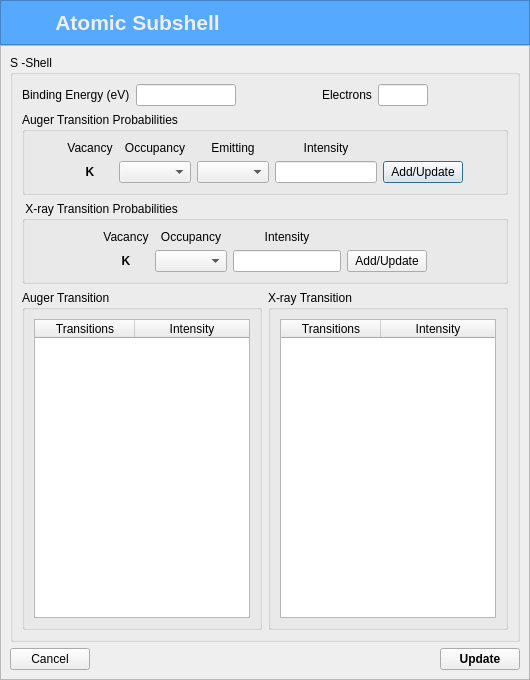
<?xml version="1.0" encoding="UTF-8"?>
<ui version="4.0">
 <class>AtomicSubshellDialog</class>
 <widget class="QDialog" name="AtomicSubshellDialog">
  <property name="geometry">
   <rect>
    <x>0</x>
    <y>0</y>
    <width>530</width>
    <height>680</height>
   </rect>
  </property>
  <property name="windowTitle">
   <string>Atomic Subshell DES</string>
  </property>
  <layout class="QVBoxLayout" name="verticalLayout">
   <property name="spacing">
    <number>0</number>
   </property>
   <property name="leftMargin">
    <number>0</number>
   </property>
   <property name="topMargin">
    <number>0</number>
   </property>
   <property name="rightMargin">
    <number>0</number>
   </property>
   <property name="bottomMargin">
    <number>0</number>
   </property>
   <item>
    <widget class="QFrame" name="frame_top">
     <property name="styleSheet">
      <string notr="true">background-color: rgb(85, 170, 255);
color: rgb(238, 238, 238)
</string>
     </property>
     <property name="frameShape">
      <enum>QFrame::StyledPanel</enum>
     </property>
     <property name="frameShadow">
      <enum>QFrame::Raised</enum>
     </property>
     <layout class="QGridLayout" name="gridLayout">
      <item row="0" column="0">
       <widget class="QLabel" name="label_titleApp">
        <property name="sizePolicy">
         <sizepolicy hsizetype="Expanding" vsizetype="Preferred">
          <horstretch>0</horstretch>
          <verstretch>0</verstretch>
         </sizepolicy>
        </property>
        <property name="font">
         <font>
          <pointsize>16</pointsize>
          <bold>true</bold>
         </font>
        </property>
        <property name="text">
         <string>Atomic Subshell</string>
        </property>
        <property name="alignment">
         <set>Qt::AlignCenter</set>
        </property>
       </widget>
      </item>
      <item row="0" column="1">
       <spacer name="horizontalSpacer_2">
        <property name="orientation">
         <enum>Qt::Horizontal</enum>
        </property>
        <property name="sizeHint" stdset="0">
         <size>
          <width>40</width>
          <height>20</height>
         </size>
        </property>
       </spacer>
      </item>
     </layout>
    </widget>
   </item>
   <item>
    <widget class="QFrame" name="frame">
     <property name="sizePolicy">
      <sizepolicy hsizetype="Expanding" vsizetype="Expanding">
       <horstretch>0</horstretch>
       <verstretch>0</verstretch>
      </sizepolicy>
     </property>
     <property name="frameShape">
      <enum>QFrame::StyledPanel</enum>
     </property>
     <property name="frameShadow">
      <enum>QFrame::Raised</enum>
     </property>
     <layout class="QVBoxLayout" name="verticalLayout_2">
      <item>
       <widget class="QGroupBox" name="groupBox_main">
        <property name="title">
         <string>S -Shell </string>
        </property>
        <layout class="QGridLayout" name="gridLayout_2">
         <item row="0" column="0" colspan="2">
          <layout class="QHBoxLayout" name="horizontalLayout_2">
           <item>
            <widget class="QLabel" name="label">
             <property name="text">
              <string>Binding Energy (eV)</string>
             </property>
            </widget>
           </item>
           <item>
            <widget class="QLineEdit" name="lineEdit_energy">
             <property name="sizePolicy">
              <sizepolicy hsizetype="Fixed" vsizetype="Fixed">
               <horstretch>0</horstretch>
               <verstretch>0</verstretch>
              </sizepolicy>
             </property>
             <property name="maximumSize">
              <size>
               <width>100</width>
               <height>16777215</height>
              </size>
             </property>
            </widget>
           </item>
           <item>
            <spacer name="horizontalSpacer_8">
             <property name="orientation">
              <enum>Qt::Horizontal</enum>
             </property>
             <property name="sizeHint" stdset="0">
              <size>
               <width>40</width>
               <height>20</height>
              </size>
             </property>
            </spacer>
           </item>
           <item>
            <widget class="QLabel" name="label_3">
             <property name="text">
              <string>Electrons</string>
             </property>
            </widget>
           </item>
           <item>
            <widget class="QLineEdit" name="lineEdit_electrons">
             <property name="sizePolicy">
              <sizepolicy hsizetype="Preferred" vsizetype="Fixed">
               <horstretch>0</horstretch>
               <verstretch>0</verstretch>
              </sizepolicy>
             </property>
             <property name="maximumSize">
              <size>
               <width>50</width>
               <height>16777215</height>
              </size>
             </property>
            </widget>
           </item>
           <item>
            <spacer name="horizontalSpacer_10">
             <property name="orientation">
              <enum>Qt::Horizontal</enum>
             </property>
             <property name="sizeHint" stdset="0">
              <size>
               <width>40</width>
               <height>20</height>
              </size>
             </property>
            </spacer>
           </item>
          </layout>
         </item>
         <item row="1" column="0" colspan="2">
          <widget class="QGroupBox" name="groupBox">
           <property name="title">
            <string>Auger Transition Probabilities</string>
           </property>
           <layout class="QGridLayout" name="gridLayout_10">
            <item row="0" column="0">
             <spacer name="horizontalSpacer">
              <property name="orientation">
               <enum>Qt::Horizontal</enum>
              </property>
              <property name="sizeHint" stdset="0">
               <size>
                <width>40</width>
                <height>20</height>
               </size>
              </property>
             </spacer>
            </item>
            <item row="0" column="1">
             <layout class="QGridLayout" name="gridLayout_8">
              <item row="0" column="0">
               <widget class="QLabel" name="label_6">
                <property name="text">
                 <string>Vacancy</string>
                </property>
                <property name="alignment">
                 <set>Qt::AlignCenter</set>
                </property>
               </widget>
              </item>
              <item row="0" column="1">
               <widget class="QLabel" name="label_7">
                <property name="text">
                 <string>Occupancy</string>
                </property>
                <property name="alignment">
                 <set>Qt::AlignCenter</set>
                </property>
               </widget>
              </item>
              <item row="0" column="2">
               <widget class="QLabel" name="label_8">
                <property name="text">
                 <string>Emitting</string>
                </property>
                <property name="alignment">
                 <set>Qt::AlignCenter</set>
                </property>
               </widget>
              </item>
              <item row="0" column="3">
               <widget class="QLabel" name="label_9">
                <property name="text">
                 <string>Intensity</string>
                </property>
                <property name="alignment">
                 <set>Qt::AlignCenter</set>
                </property>
               </widget>
              </item>
              <item row="1" column="0">
               <widget class="QLabel" name="label_vacancy">
                <property name="font">
                 <font>
                  <bold>true</bold>
                 </font>
                </property>
                <property name="text">
                 <string>K</string>
                </property>
                <property name="alignment">
                 <set>Qt::AlignCenter</set>
                </property>
               </widget>
              </item>
              <item row="1" column="1">
               <widget class="QComboBox" name="comboBox_occupancy"/>
              </item>
              <item row="1" column="2">
               <widget class="QComboBox" name="comboBox_emitting"/>
              </item>
              <item row="1" column="3">
               <widget class="QLineEdit" name="lineEdit_intensity">
                <property name="sizePolicy">
                 <sizepolicy hsizetype="Preferred" vsizetype="Fixed">
                  <horstretch>0</horstretch>
                  <verstretch>0</verstretch>
                 </sizepolicy>
                </property>
               </widget>
              </item>
              <item row="1" column="4">
               <widget class="QPushButton" name="pushButton_addAugerTransition">
                <property name="text">
                 <string>Add/Update</string>
                </property>
                <property name="autoDefault">
                 <bool>true</bool>
                </property>
               </widget>
              </item>
             </layout>
            </item>
            <item row="0" column="2">
             <spacer name="horizontalSpacer_3">
              <property name="orientation">
               <enum>Qt::Horizontal</enum>
              </property>
              <property name="sizeHint" stdset="0">
               <size>
                <width>40</width>
                <height>20</height>
               </size>
              </property>
             </spacer>
            </item>
           </layout>
          </widget>
         </item>
         <item row="2" column="0" colspan="2">
          <widget class="QGroupBox" name="groupBox_2">
           <property name="title">
            <string> X-ray Transition Probabilities</string>
           </property>
           <layout class="QGridLayout" name="gridLayout_11">
            <item row="0" column="0">
             <spacer name="horizontalSpacer_4">
              <property name="orientation">
               <enum>Qt::Horizontal</enum>
              </property>
              <property name="sizeHint" stdset="0">
               <size>
                <width>40</width>
                <height>20</height>
               </size>
              </property>
             </spacer>
            </item>
            <item row="0" column="1">
             <layout class="QGridLayout" name="gridLayout_9">
              <item row="0" column="0">
               <widget class="QLabel" name="label_10">
                <property name="text">
                 <string>Vacancy</string>
                </property>
                <property name="alignment">
                 <set>Qt::AlignCenter</set>
                </property>
               </widget>
              </item>
              <item row="0" column="1">
               <widget class="QLabel" name="label_11">
                <property name="text">
                 <string>Occupancy</string>
                </property>
                <property name="alignment">
                 <set>Qt::AlignCenter</set>
                </property>
               </widget>
              </item>
              <item row="1" column="0">
               <widget class="QLabel" name="label_vacancy_x">
                <property name="font">
                 <font>
                  <bold>true</bold>
                 </font>
                </property>
                <property name="text">
                 <string>K</string>
                </property>
                <property name="alignment">
                 <set>Qt::AlignCenter</set>
                </property>
               </widget>
              </item>
              <item row="1" column="1">
               <widget class="QComboBox" name="comboBox_occupancy_x"/>
              </item>
              <item row="1" column="4">
               <widget class="QPushButton" name="pushButton_addXRayTransition">
                <property name="text">
                 <string>Add/Update</string>
                </property>
                <property name="autoDefault">
                 <bool>true</bool>
                </property>
               </widget>
              </item>
              <item row="1" column="2" colspan="2">
               <widget class="QLineEdit" name="lineEdit_intensity_x">
                <property name="sizePolicy">
                 <sizepolicy hsizetype="Preferred" vsizetype="Fixed">
                  <horstretch>0</horstretch>
                  <verstretch>0</verstretch>
                 </sizepolicy>
                </property>
               </widget>
              </item>
              <item row="0" column="2" colspan="2">
               <widget class="QLabel" name="label_13">
                <property name="text">
                 <string>Intensity</string>
                </property>
                <property name="alignment">
                 <set>Qt::AlignCenter</set>
                </property>
               </widget>
              </item>
             </layout>
            </item>
            <item row="0" column="2">
             <spacer name="horizontalSpacer_7">
              <property name="orientation">
               <enum>Qt::Horizontal</enum>
              </property>
              <property name="sizeHint" stdset="0">
               <size>
                <width>40</width>
                <height>20</height>
               </size>
              </property>
             </spacer>
            </item>
           </layout>
          </widget>
         </item>
         <item row="3" column="0">
          <widget class="QGroupBox" name="groupBox_3">
           <property name="title">
            <string>Auger Transition</string>
           </property>
           <layout class="QGridLayout" name="gridLayout_12">
            <item row="0" column="0">
             <widget class="QTableWidget" name="tableWidget_auger">
              <attribute name="horizontalHeaderStretchLastSection">
               <bool>true</bool>
              </attribute>
              <attribute name="verticalHeaderVisible">
               <bool>false</bool>
              </attribute>
              <attribute name="verticalHeaderMinimumSectionSize">
               <number>21</number>
              </attribute>
              <attribute name="verticalHeaderDefaultSectionSize">
               <number>21</number>
              </attribute>
              <column>
               <property name="text">
                <string>Transitions</string>
               </property>
              </column>
              <column>
               <property name="text">
                <string>Intensity</string>
               </property>
              </column>
             </widget>
            </item>
           </layout>
          </widget>
         </item>
         <item row="3" column="1">
          <widget class="QGroupBox" name="groupBox_4">
           <property name="title">
            <string>X-ray Transition</string>
           </property>
           <layout class="QGridLayout" name="gridLayout_13">
            <item row="0" column="0">
             <widget class="QTableWidget" name="tableWidget_xRay">
              <attribute name="horizontalHeaderStretchLastSection">
               <bool>true</bool>
              </attribute>
              <attribute name="verticalHeaderVisible">
               <bool>false</bool>
              </attribute>
              <attribute name="verticalHeaderMinimumSectionSize">
               <number>21</number>
              </attribute>
              <attribute name="verticalHeaderDefaultSectionSize">
               <number>21</number>
              </attribute>
              <column>
               <property name="text">
                <string>Transitions</string>
               </property>
              </column>
              <column>
               <property name="text">
                <string>Intensity</string>
               </property>
              </column>
             </widget>
            </item>
           </layout>
          </widget>
         </item>
        </layout>
       </widget>
      </item>
      <item>
       <layout class="QHBoxLayout" name="horizontalLayout_6">
        <item>
         <widget class="QPushButton" name="cancel_pushButton">
          <property name="text">
           <string>Cancel</string>
          </property>
          <property name="icon">
           <iconset resource="resources.qrc">
            <normaloff>:/Images/cancel.png</normaloff>:/Images/cancel.png</iconset>
          </property>
          <property name="autoDefault">
           <bool>false</bool>
          </property>
         </widget>
        </item>
        <item>
         <spacer name="horizontalSpacer_9">
          <property name="orientation">
           <enum>Qt::Horizontal</enum>
          </property>
          <property name="sizeHint" stdset="0">
           <size>
            <width>388</width>
            <height>20</height>
           </size>
          </property>
         </spacer>
        </item>
        <item>
         <widget class="QPushButton" name="save_pushButton">
          <property name="font">
           <font>
            <bold>true</bold>
           </font>
          </property>
          <property name="text">
           <string>Update</string>
          </property>
          <property name="icon">
           <iconset resource="resources.qrc">
            <normaloff>:/Images/downloads.png</normaloff>:/Images/downloads.png</iconset>
          </property>
          <property name="autoDefault">
           <bool>false</bool>
          </property>
         </widget>
        </item>
       </layout>
      </item>
     </layout>
    </widget>
   </item>
  </layout>
 </widget>
 <resources>
  <include location="resources.qrc"/>
 </resources>
 <connections/>
</ui>
